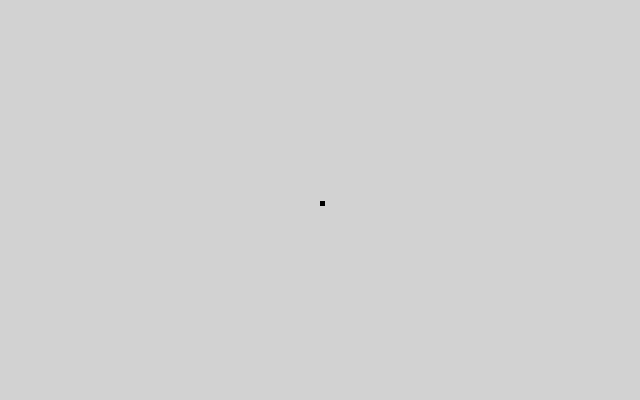
Frame 1 (no input)
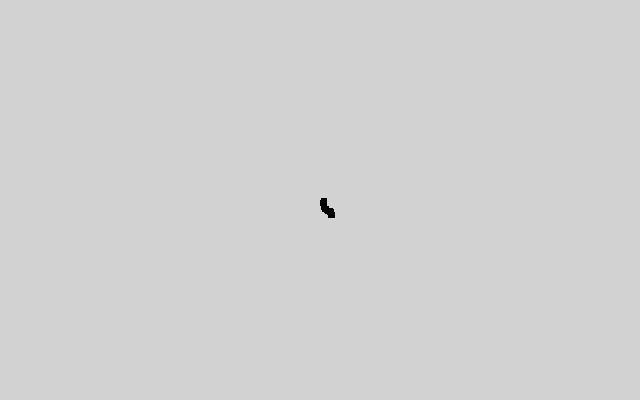
Frame 60 (no input)
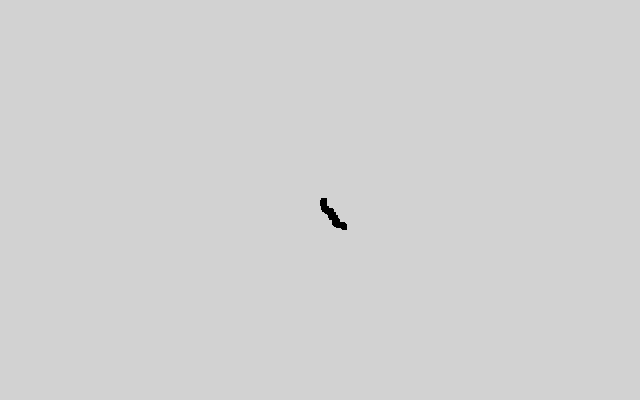
Frame 120 (the mouse pressed at the canvas centre since frame 60)

The p5.js sketch that drew these frames (run headless with seeded random() and noise() and a simulated clock; from frame 60 on, the mouse is pressed at the canvas centre):

// p5.js sketch
// ── sketch.js
/* 
  Author Michael Houmann
  Made 01. March 2025

  Exercise 0.1 from the Nature of Code book.
  Make a random walker that has a greater tendency to walk right and down.
*/

let walker;

function setup() {
  createCanvas(640, 400);
  background(210);

  walker = new Walker;
}

function draw() {
  walker.step();
  walker.show();
}
// ── walker.js
// A walker class, but this one prefers to go to right and down

class Walker {
  constructor() {
    this.x = width / 2;
    this.y = height / 2;
  }

  show() {
    noStroke();
    fill(0)

    rect(this.x, this.y, 5, 5)
  }

  step() {
    /* 
    Here we work with random function without any arguments. This will give us a floating point number between 0 and 0.99.
    Based on this number we can prefer different options for the output.
    Here we want the walker to go right and down, and we way these options higher.
     */
    const choice = random();

    if (choice < 0.15) {
      // go left
      this.x--;
    } else if (choice < 0.3) {
      // go up
      this.y--;
    } else if (choice < 0.65) {
      // go right
      this.x++;
    } else {
      // go down
      this.y++;
    }
  }
}
